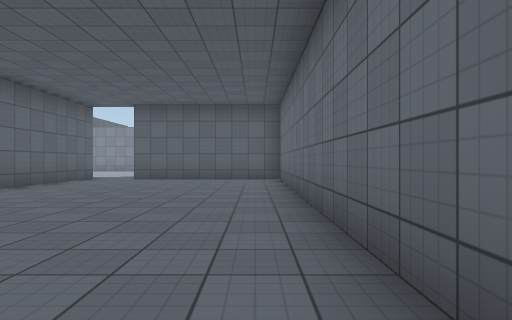
View 1 (above)

20 first-person views from a walk through a 3-D level made in the Unity game engine. The camera is 1.2 m above the floor, looks level and sees 75° across. The floor is counted in squares, 2 m on a side. Each view is taken from the middle of a square. On the plan, view 1 faces up. The plan holds only what a view shows up to about 10 squares ahead; the rest is blank. The place goes on beyond the plan. The player character is not drawn. Surface patterns are stand-ins for the level's own textures.

View 2
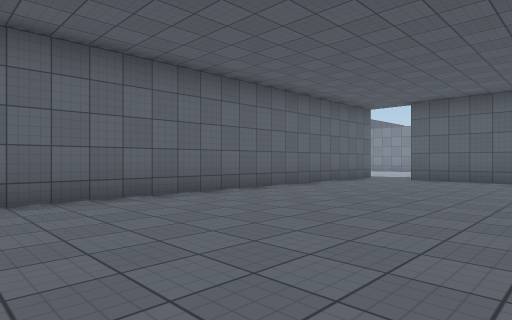

View 3
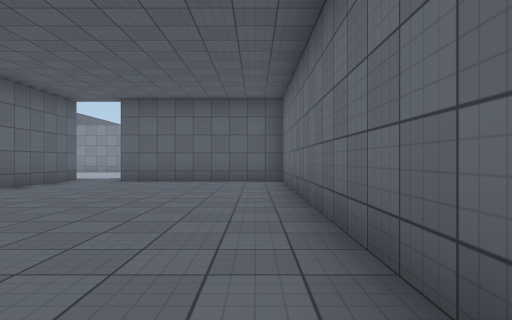

View 4
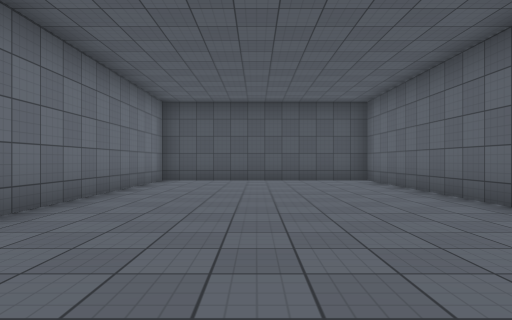

View 5
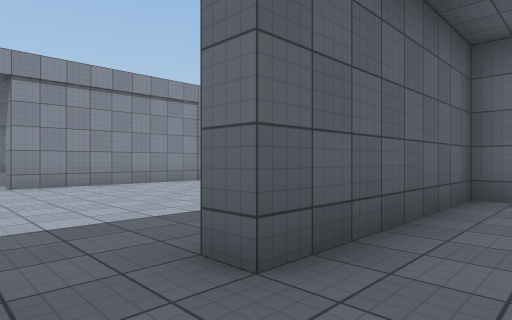

View 6
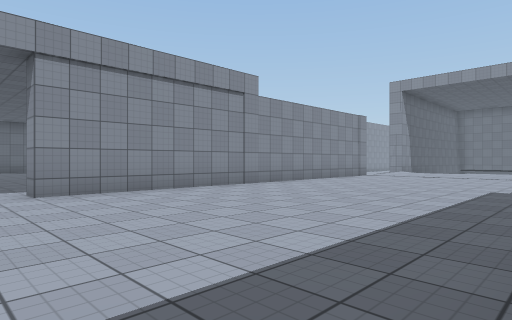

View 7
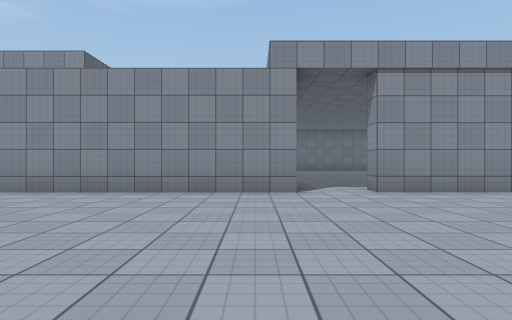

View 8
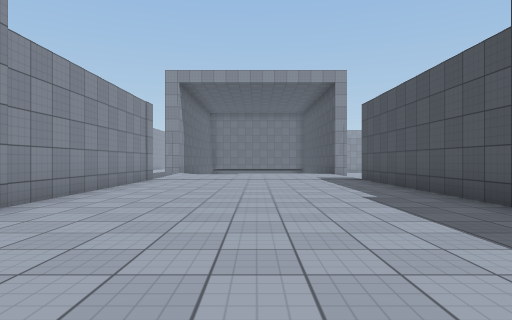

View 9
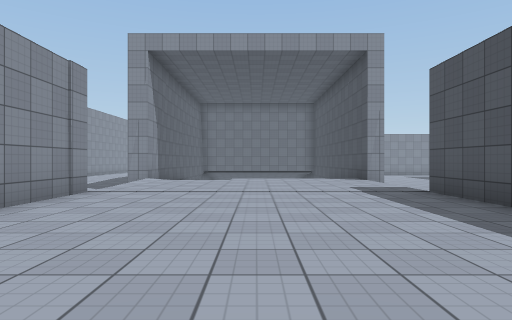

View 10
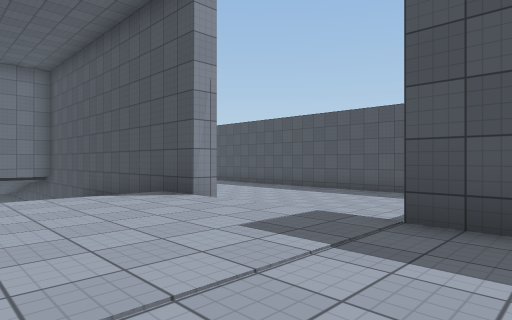

View 11
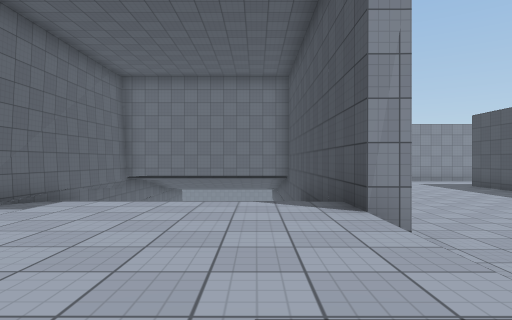

View 12
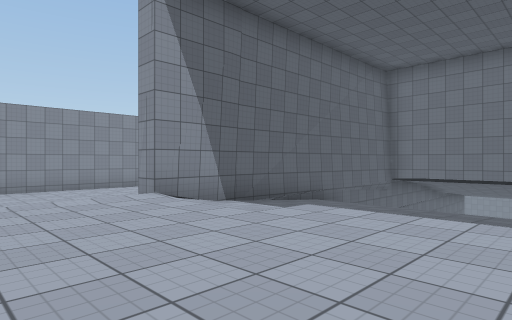

View 13
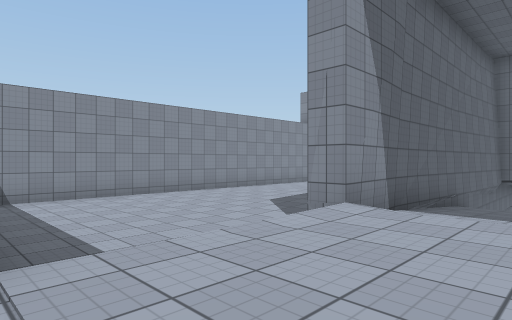

View 14
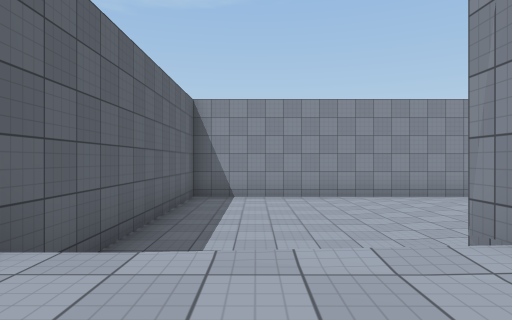

View 15
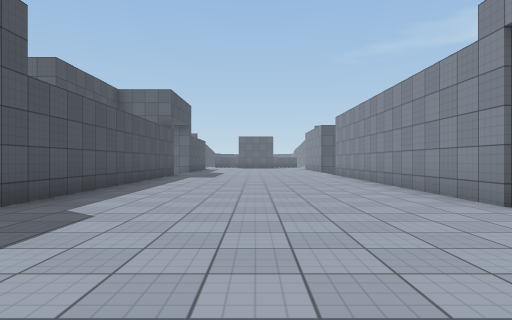

View 16
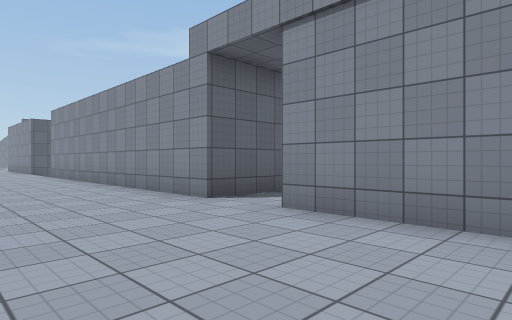

View 17
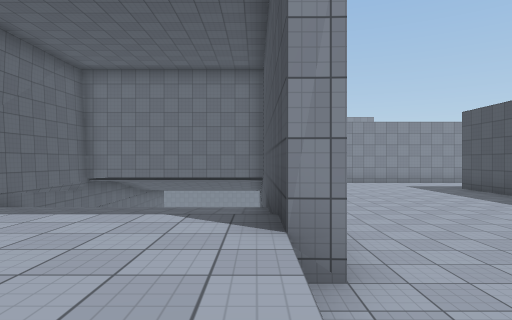

View 18
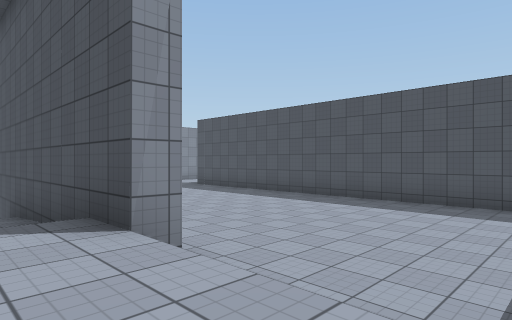

View 19
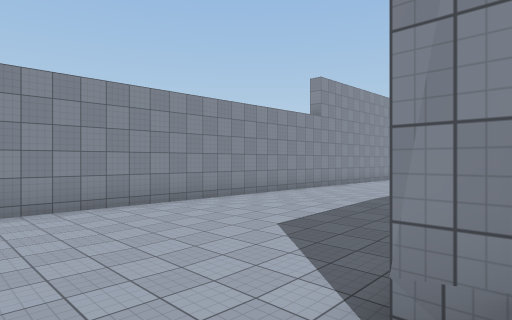

View 20
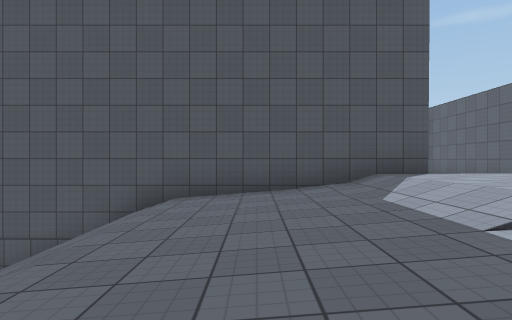

### Floor plan
Key: @ floor where view 1 was taken; # wall or solid block; x gap in a wall; . floor; / step, stairs or slope; ^ raised ledge; v drop or lower ground.
Columns run from 11 left of view 1 to 18 right of it. Each row starts with its distance up from view 1.
 24                   #vvvv#####
 23                   #vvvvvvvvvv
 22                   #vvvvvvvvvv
 21        ..         #vvvvvvvvvv
 20       ...         #vvvvvvvvvv
 19      #...         #vvvvvvvv
 18 ######..###########   x######
 17 ......................///////^
 16 ....................../////
 15 ......................//////
 14 ......................./////
 13 ......................./////
 12 ......................./////
 11 ........#####..........///////
 10 ######......####### vvx#######
  9      #......#     #vvvvvvvvv
  8      #......#     #vvvvvvvvvv
  7      #......#     # vvvvvvvvv
  6      #......#       vvvvvvvvv
  5      #......#       vvvvvvvvv
  4      #......#       vvvv##
  3      #......#
  2      #......#
  1      #......#
  0      #.....@#
 -1      ########

Positions as (right, up) in squares from view 1, and headings:
1: (0, 0), facing up
2: (0, 0), facing up-left
3: (0, 1), facing up
4: (-2, 9), facing down
5: (-5, 9), facing up-right
6: (-5, 11), facing up-right
7: (-6, 11), facing up
8: (-3, 14), facing right
9: (1, 14), facing right
10: (6, 14), facing down-right
11: (7, 12), facing right
12: (8, 12), facing up-right
13: (7, 15), facing up-right
14: (9, 15), facing up
15: (-1, 14), facing left
16: (-1, 14), facing up-left
17: (8, 11), facing right
18: (8, 12), facing down-right
19: (9, 17), facing up-right
20: (14, 17), facing down
